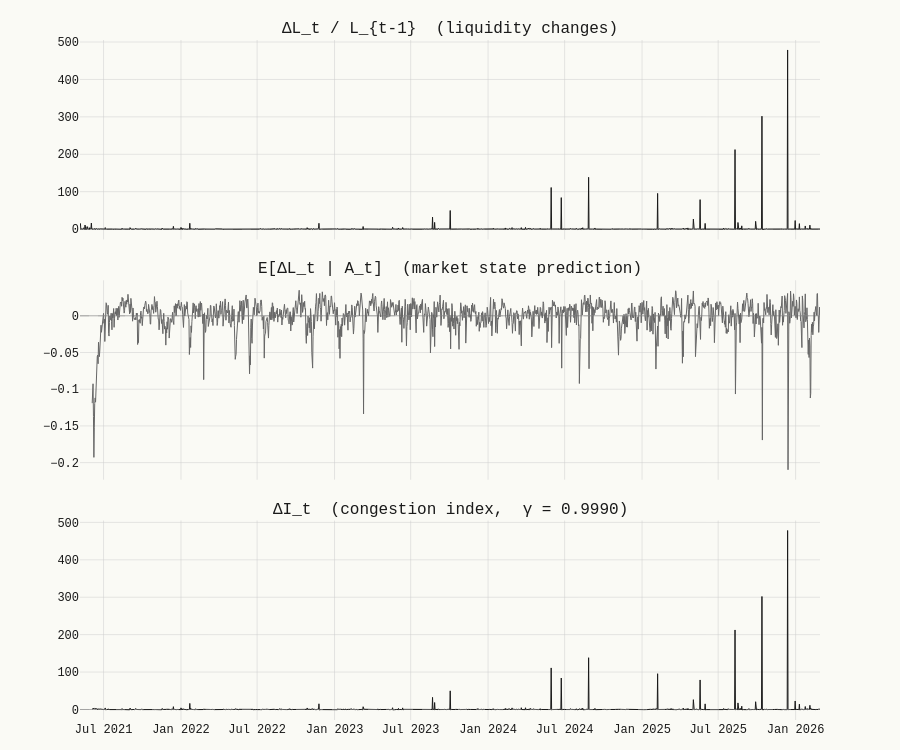

Notebook code cell kept with this figure:
### Code cell
# ── Stage 1: Time series panels ────────────────────────────────
# Compute market state prediction for plotting
mask = np.isfinite(endog) & exog.apply(np.isfinite).all(axis=1)
market_state = pd.Series(np.nan, index=endog.index)
clean_idx = endog[mask].index
fitted = result(ls).fittedvalues
if len(fitted) == len(clean_idx):
    market_state.loc[clean_idx] = fitted.values

fig = make_subplots(
    rows=3, cols=1, shared_xaxes=True, vertical_spacing=0.06,
    subplot_titles=(
        "ΔL_t / L_{t-1}  (liquidity changes)",
        "E[ΔL_t | A_t]  (market state prediction)",
        f"ΔI_t  (congestion index,  γ = {rho(ls):.4f})"
    )
)

fig.add_trace(go.Scatter(
    x=endog.index, y=endog.values, mode="lines",
    line=dict(color="#1a1a1a", width=1), showlegend=False
), row=1, col=1)
fig.add_hline(y=0, line_dash="dash", line_color="#999999", line_width=0.5, row=1, col=1)

fig.add_trace(go.Scatter(
    x=market_state.index, y=market_state.values, mode="lines",
    line=dict(color="#666666", width=1), showlegend=False
), row=2, col=1)
fig.add_hline(y=0, line_dash="dash", line_color="#999999", line_width=0.5, row=2, col=1)

fig.add_trace(go.Scatter(
    x=state(ls).index, y=state(ls).values, mode="lines",
    line=dict(color="#1a1a1a", width=1), showlegend=False
), row=3, col=1)
fig.add_hline(y=0, line_dash="dash", line_color="#999999", line_width=0.5, row=3, col=1)

fig.update_layout(height=750, margin=dict(t=40, b=30))
fig.show()

### Figure 1 — Plotly figure (JSON) as saved in the notebook; plotly's stock layout.template omitted (floating-point values rounded to 4 significant figures; data arrays with more than 128 entries replaced by an {"elided": "..."} marker saying what was removed)
{"data": [{"line": {"color": "#1a1a1a", "width": 1}, "mode": "lines", "showlegend": false, "type": "scatter", "x": {"elided": "1760 str values"}, "xaxis": "x", "y": {"elided": "1760 float values"}, "yaxis": "y"}, {"line": {"color": "#666666", "width": 1}, "mode": "lines", "showlegend": false, "type": "scatter", "x": {"elided": "1760 str values"}, "xaxis": "x2", "y": {"elided": "1760 float values"}, "yaxis": "y2"}, {"line": {"color": "#1a1a1a", "width": 1}, "mode": "lines", "showlegend": false, "type": "scatter", "x": {"elided": "1731 str values"}, "xaxis": "x3", "y": {"elided": "1731 float values"}, "yaxis": "y3"}], "layout": {"annotations": [{"font": {"size": 16}, "showarrow": false, "text": "ΔL_t / L_{t-1}  (liquidity changes)", "x": 0.5, "xanchor": "center", "xref": "paper", "y": 1.0, "yanchor": "bottom", "yref": "paper"}, {"font": {"size": 16}, "showarrow": false, "text": "E[ΔL_t | A_t]  (market state prediction)", "x": 0.5, "xanchor": "center", "xref": "paper", "y": 0.6467, "yanchor": "bottom", "yref": "paper"}, {"font": {"size": 16}, "showarrow": false, "text": "ΔI_t  (congestion index,  γ = 0.9990)", "x": 0.5, "xanchor": "center", "xref": "paper", "y": 0.2933, "yanchor": "bottom", "yref": "paper"}], "height": 750, "margin": {"b": 30, "t": 40}, "shapes": [{"line": {"color": "#999999", "dash": "dash", "width": 0.5}, "type": "line", "x0": 0, "x1": 1, "xref": "x domain", "y0": 0, "y1": 0, "yref": "y"}, {"line": {"color": "#999999", "dash": "dash", "width": 0.5}, "type": "line", "x0": 0, "x1": 1, "xref": "x2 domain", "y0": 0, "y1": 0, "yref": "y2"}, {"line": {"color": "#999999", "dash": "dash", "width": 0.5}, "type": "line", "x0": 0, "x1": 1, "xref": "x3 domain", "y0": 0, "y1": 0, "yref": "y3"}], "xaxis": {"anchor": "y", "domain": [0.0, 1.0], "matches": "x3", "showticklabels": false}, "xaxis2": {"anchor": "y2", "domain": [0.0, 1.0], "matches": "x3", "showticklabels": false}, "xaxis3": {"anchor": "y3", "domain": [0.0, 1.0]}, "yaxis": {"anchor": "x", "domain": [0.7067, 1.0]}, "yaxis2": {"anchor": "x2", "domain": [0.3533, 0.6467]}, "yaxis3": {"anchor": "x3", "domain": [0.0, 0.2933]}}}
